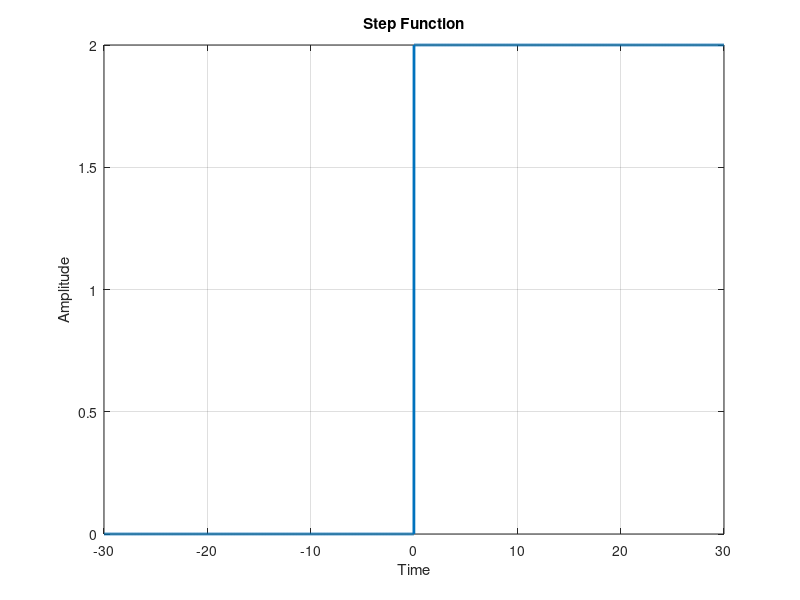

Reproduce this figure in MATLAB.
t = -30:0.01:30;


stepfunc1 = zeros(size(t));
stepfunc1(t >= 0) = 2;

plot(t, stepfunc1, 'LineWidth', 2);
title('Step Function');
xlabel('Time');
ylabel('Amplitude');
grid on;
